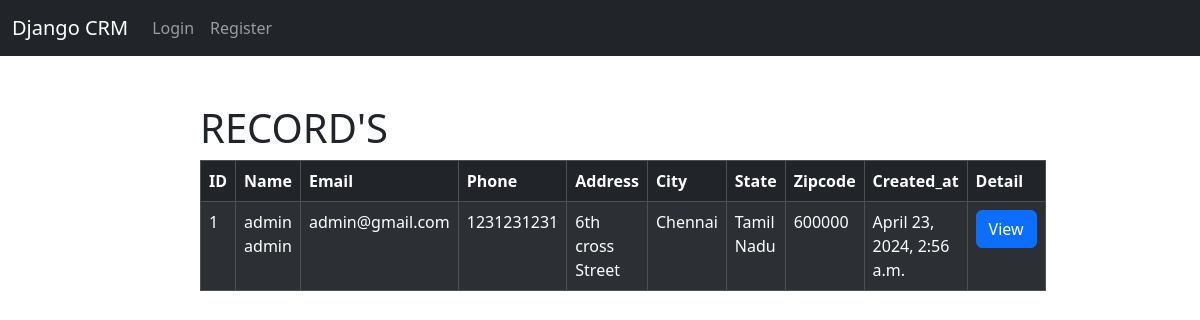
The page / on the database its author committed.
### app/models.py (models this page shows)
class Record(models.Model):
    created_at = models.DateTimeField(auto_now_add=True)
    first_name = models.CharField(max_length=50)
    last_name = models.CharField(max_length=50)
    email = models.EmailField(max_length=100)
    phone = models.CharField(max_length=14)
    address = models.CharField(max_length=100)
    city = models.CharField(max_length=50)
    state = models.CharField(max_length=50)
    zipcode = models.CharField(max_length=20)
    def __str__(self):
        return (f"{self.first_name} {self.last_name}")

### app/views.py (the view)
# urls.py: path('', views.home, name='home'),
def home(request):
    records = Record.objects.all()
    return render(request, 'home.html', {'records': records})

### app/templates/home.html (shortened to what this page needs)
{% extends 'base.html' %}
{% block content %}
<br>
<h1>RECORD'S</h1>
{% if records %}
<table class="table table-striped table-dark table-hover table-bordered ">
    <thead>
        <tr>
            <th scope="col">ID</th>
            <th scope="col">Name</th>
            <th scope="col">Email</th>
            <th scope="col">Phone</th>
            <th scope="col">Address</th>
            <th scope="col">City</th>
            <th scope="col">State</th>
            <th scope="col">Zipcode</th>
            <th scope="col">Created_at</th>
            <th scope="col">Detail</th>
        </tr>
    </thead>
    <tbody>
        {% for record in records %}
        <tr>
            <td>{{record.id}}</td>
            <td>{{record}}</td>
            <td>{{record.email}}</td>
            <td>{{record.phone}}</td>
            <td>{{record.address}}</td>
            <td>{{record.city}}</td>
            <td>{{record.state}}</td>
            <td>{{record.zipcode}}</td>
            <td>{{record.created_at}}</td>
            <td><a class="btn btn-primary" href="{% url 'record' record.id%}">View</a></td>
        </tr>
        {% endfor %}
    </tbody>
</table>
{% else %}
<p>No Record Found in Database</p>
{% endif %}
{% endblock %}

### app/templates/base.html (shortened to what this page needs)
<!doctype html>
<html lang="en">
<head>
  <link href="https://cdn.jsdelivr.net/npm/bootstrap@5.3.3/dist/css/bootstrap.min.css" rel="stylesheet"
>
</head>
<body>
  {% include 'navbar.html' %}
<br>
  <div class="col-md-6 offset-md-2">
    {% block content %}
    {% endblock %}
  </div>
</body>
</html>

### app/templates/navbar.html (shortened to what this page needs)
<nav class="navbar navbar-expand-lg navbar-dark bg-dark">
    <div class="container-fluid">
        <a class="navbar-brand mb-0 h1" href="{% url 'home'  %}">Django CRM</a>
        <div class="collapse navbar-collapse" id="navbarSupportedContent">
            <ul class="navbar-nav me-auto mb-2 mb-lg-0">
                <li class="nav-item">
                    {% if request.user.is_authenticated %}
                </li>
                <li class="nav-item">
                    <a class="nav-link" href="{% url 'add_record' %}">Add Record</a>
                </li>
                <li class="nav-item">
                    <a class="nav-link" href="{% url 'logout' %}">Logout</a>
                </li>
                <li class="nav-item">
                    {% if request.user.is_superuser %}
                    <a class="nav-link" href="{% url 'admin:index' %}">Hi <strong>{{request.user | title}}</strong></a>
                    {% else %}
                    <a class="nav-link" href="{% url 'home' %}">Hi <strong>{{request.user | title}}</strong></a>
                    {% endif %}
                </li>
                {% else %}
                <li class="nav-item">
                    <a class="nav-link" href="{% url 'login' %}">Login</a>
                </li>
                <li class="nav-item">
                    <a class="nav-link" href="{% url 'register' %}">Register</a>
                </li>
                {% endif %}
            </ul>
        </div>
    </div>
</nav>

### rows shown on the page
Record: id "1", first_name+last_name "admin admin", email "admin@gmail.com", phone "1231231231", address "6th cross Street", city "Chennai", state "Tamil Nadu", zipcode "600000", created_at "April 23, 2024, 2:56 a.m."
